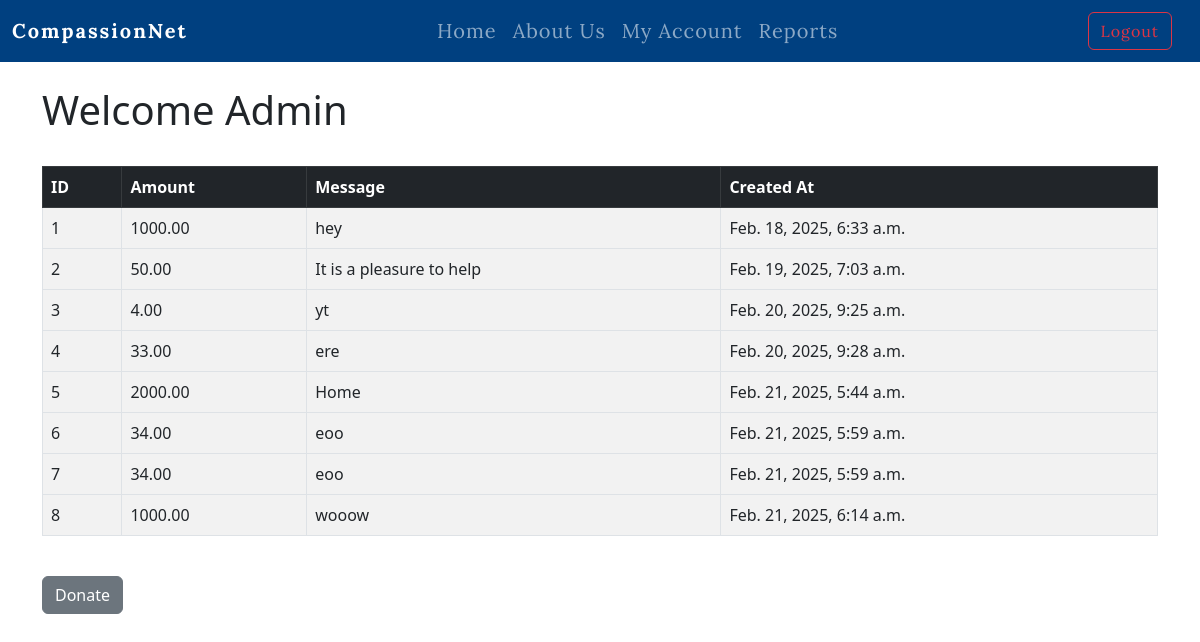
The app's page /account/ (signed in) with its own data.
### website/models.py (models this page shows, shortened)
class Donation(models.Model):
    DONATION_TYPES = [
        ("monetary", "Monetary"),
        ("in_kind", "In-Kind"),
    ]
    donation_type = models.CharField(max_length=20, choices=DONATION_TYPES, default="monetary")
    donor = models.ForeignKey(User, on_delete=models.SET_NULL, null=True, blank=True)
    date = models.DateTimeField(auto_now_add=True)
    created_at = models.DateTimeField(auto_now_add=True)
    message = models.TextField(blank=True, null=True)
    amount = models.DecimalField(max_digits=10, decimal_places=2, blank=True, null=True)
    item_name = models.CharField(max_length=255, blank=True, null=True)
    quantity = models.PositiveIntegerField(blank=True, null=True)
    description = models.TextField(blank=True, null=True)
    pickup_location = models.CharField(max_length=255, blank=True, null=True)

### website/views.py (the view)
# urls.py: path('account/', views.account, name='account'),
def account(request):
    donations = Donation.objects.filter(donor=request.user)
    return render(request, 'account.html', {'donations': donations})

### website/templates/account.html (shortened to what this page needs)
{%extends 'base.html'%} {%block content%}
<!DOCTYPE html>
<html lang="en">
<head>
</head>
<body>
    <h1>Welcome {{ user.username }}</h1>
    <br />
    <table class="table table-striped table-hover table-bordered">
        <thead class="table-dark">
          <tr>
            <th scope="col">ID</th>
            <th scope="col">Amount</th>
            <th scope="col">Message</th>
            <th scope="col">Created At</th>
          </tr>
        </thead>
        <tbody>
            {% if donations %}
                {% for donation in donations %}
            <tr>
                <td>{{donation.id}} </td>
                <td>{{donation.amount}} </td>
                <td>{{donation.message}}</td>
                <td>{{donation.created_at}}</td>
            </tr>
        </tbody>
      {%endfor%}
    {%endif%}
    </table>
    <br>
    <a class="btn btn-secondary" href="{%url 'donate'%}"
						>Donate</a
					>
</body>
</html>
{%endblock%}

### static/css/style.css (style rules this page uses)
body { font-family: "Lora", serif; font-size: 16px; line-height: 1.6; color: #333; }

### records on screen
Donation: id "1", amount "1000.00", message "hey", created_at "Feb. 18, 2025, 6:33 a.m."
Donation: id "2", amount "50.00", message "It is a pleasure to help", created_at "Feb. 19, 2025, 7:03 a.m."
Donation: id "3", amount "4.00", message "yt", created_at "Feb. 20, 2025, 9:25 a.m."
Donation: id "4", amount "33.00", message "ere", created_at "Feb. 20, 2025, 9:28 a.m."
Donation: id "5", amount "2000.00", message "Home", created_at "Feb. 21, 2025, 5:44 a.m."
Donation: id "6", amount "34.00", message "eoo", created_at "Feb. 21, 2025, 5:59 a.m."
Donation: id "7", amount "34.00", message "eoo", created_at "Feb. 21, 2025, 5:59 a.m."
Donation: id "8", amount "1000.00", message "wooow", created_at "Feb. 21, 2025, 6:14 a.m."

### other values on screen
{{ user.username }} "Admin"
